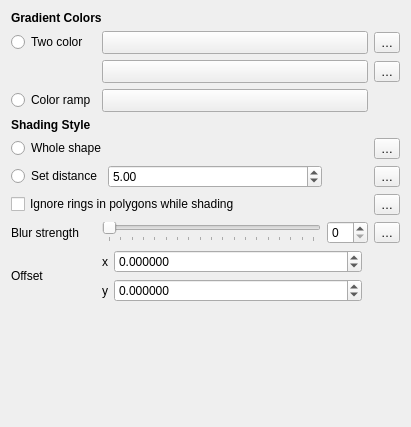
<?xml version="1.0" encoding="UTF-8"?>
<ui version="4.0">
 <class>WidgetShapeburstFill</class>
 <widget class="QWidget" name="WidgetShapeburstFill">
  <property name="geometry">
   <rect>
    <x>0</x>
    <y>0</y>
    <width>411</width>
    <height>427</height>
   </rect>
  </property>
  <property name="windowTitle">
   <string notr="true">Form</string>
  </property>
  <layout class="QGridLayout" name="gridLayout" columnstretch="0,1,0,0,0">
   <item row="9" column="0">
    <widget class="QLabel" name="label">
     <property name="text">
      <string>Blur strength</string>
     </property>
    </widget>
   </item>
   <item row="1" column="0">
    <widget class="QRadioButton" name="radioTwoColor">
     <property name="text">
      <string>Two color</string>
     </property>
    </widget>
   </item>
   <item row="3" column="1" colspan="3">
    <widget class="QgsColorRampButton" name="btnColorRamp">
     <property name="sizePolicy">
      <sizepolicy hsizetype="Expanding" vsizetype="Fixed">
       <horstretch>0</horstretch>
       <verstretch>0</verstretch>
      </sizepolicy>
     </property>
     <property name="minimumSize">
      <size>
       <width>120</width>
       <height>0</height>
      </size>
     </property>
     <property name="maximumSize">
      <size>
       <width>16777215</width>
       <height>16777215</height>
      </size>
     </property>
    </widget>
   </item>
   <item row="5" column="4">
    <widget class="QgsPropertyOverrideButton" name="mShadeWholeShapeDDBtn">
     <property name="text">
      <string>…</string>
     </property>
    </widget>
   </item>
   <item row="9" column="1" colspan="3">
    <layout class="QHBoxLayout" name="horizontalLayout_4">
     <item>
      <widget class="QSlider" name="mBlurSlider">
       <property name="maximum">
        <number>18</number>
       </property>
       <property name="pageStep">
        <number>3</number>
       </property>
       <property name="orientation">
        <enum>Qt::Horizontal</enum>
       </property>
       <property name="tickPosition">
        <enum>QSlider::TicksBelow</enum>
       </property>
       <property name="tickInterval">
        <number>1</number>
       </property>
      </widget>
     </item>
     <item>
      <widget class="QSpinBox" name="mSpinBlurRadius">
       <property name="sizePolicy">
        <sizepolicy hsizetype="Fixed" vsizetype="Fixed">
         <horstretch>1</horstretch>
         <verstretch>0</verstretch>
        </sizepolicy>
       </property>
       <property name="maximum">
        <number>18</number>
       </property>
      </widget>
     </item>
    </layout>
   </item>
   <item row="6" column="4">
    <widget class="QgsPropertyOverrideButton" name="mShadeDistanceDDBtn">
     <property name="text">
      <string>…</string>
     </property>
    </widget>
   </item>
   <item row="2" column="4">
    <widget class="QgsPropertyOverrideButton" name="mEndColorDDBtn">
     <property name="text">
      <string>…</string>
     </property>
    </widget>
   </item>
   <item row="0" column="0" colspan="4">
    <widget class="QLabel" name="label_2">
     <property name="font">
      <font>
       <weight>75</weight>
       <bold>true</bold>
      </font>
     </property>
     <property name="text">
      <string>Gradient Colors</string>
     </property>
    </widget>
   </item>
   <item row="6" column="0" colspan="4">
    <layout class="QHBoxLayout" name="horizontalLayout_3">
     <property name="spacing">
      <number>6</number>
     </property>
     <item>
      <widget class="QRadioButton" name="mRadioUseMaxDistance">
       <property name="text">
        <string>Set distance</string>
       </property>
      </widget>
     </item>
     <item>
      <widget class="QgsDoubleSpinBox" name="mSpinMaxDistance">
       <property name="sizePolicy">
        <sizepolicy hsizetype="Minimum" vsizetype="Fixed">
         <horstretch>1</horstretch>
         <verstretch>0</verstretch>
        </sizepolicy>
       </property>
       <property name="maximum">
        <double>999999999.000000000000000</double>
       </property>
       <property name="value">
        <double>5.000000000000000</double>
       </property>
       <property name="showClearButton" stdset="0">
        <bool>false</bool>
       </property>
      </widget>
     </item>
     <item>
      <spacer name="horizontalSpacer_3">
       <property name="orientation">
        <enum>Qt::Horizontal</enum>
       </property>
       <property name="sizeHint" stdset="0">
        <size>
         <width>40</width>
         <height>20</height>
        </size>
       </property>
      </spacer>
     </item>
     <item>
      <widget class="QgsUnitSelectionWidget" name="mDistanceUnitWidget" native="true">
       <property name="minimumSize">
        <size>
         <width>0</width>
         <height>0</height>
        </size>
       </property>
       <property name="focusPolicy">
        <enum>Qt::StrongFocus</enum>
       </property>
      </widget>
     </item>
    </layout>
   </item>
   <item row="10" column="0">
    <widget class="QLabel" name="label_6">
     <property name="text">
      <string>Offset</string>
     </property>
    </widget>
   </item>
   <item row="9" column="4">
    <widget class="QgsPropertyOverrideButton" name="mBlurRadiusDDBtn">
     <property name="text">
      <string>…</string>
     </property>
    </widget>
   </item>
   <item row="1" column="4">
    <widget class="QgsPropertyOverrideButton" name="mStartColorDDBtn">
     <property name="text">
      <string>…</string>
     </property>
    </widget>
   </item>
   <item row="8" column="0" colspan="4">
    <layout class="QHBoxLayout" name="horizontalLayout_6">
     <item>
      <widget class="QCheckBox" name="mIgnoreRingsCheckBox">
       <property name="text">
        <string>Ignore rings in polygons while shading</string>
       </property>
      </widget>
     </item>
     <item>
      <spacer name="horizontalSpacer_4">
       <property name="orientation">
        <enum>Qt::Horizontal</enum>
       </property>
       <property name="sizeHint" stdset="0">
        <size>
         <width>40</width>
         <height>20</height>
        </size>
       </property>
      </spacer>
     </item>
    </layout>
   </item>
   <item row="2" column="1" colspan="3">
    <widget class="QgsColorButton" name="btnChangeColor2">
     <property name="sizePolicy">
      <sizepolicy hsizetype="Expanding" vsizetype="Fixed">
       <horstretch>0</horstretch>
       <verstretch>0</verstretch>
      </sizepolicy>
     </property>
     <property name="minimumSize">
      <size>
       <width>120</width>
       <height>0</height>
      </size>
     </property>
     <property name="maximumSize">
      <size>
       <width>16777215</width>
       <height>16777215</height>
      </size>
     </property>
     <property name="text">
      <string/>
     </property>
    </widget>
   </item>
   <item row="8" column="4">
    <widget class="QgsPropertyOverrideButton" name="mIgnoreRingsDDBtn">
     <property name="text">
      <string>…</string>
     </property>
    </widget>
   </item>
   <item row="3" column="0">
    <widget class="QRadioButton" name="radioColorRamp">
     <property name="text">
      <string>Color ramp</string>
     </property>
    </widget>
   </item>
   <item row="1" column="1" colspan="3">
    <widget class="QgsColorButton" name="btnChangeColor">
     <property name="sizePolicy">
      <sizepolicy hsizetype="Expanding" vsizetype="Fixed">
       <horstretch>0</horstretch>
       <verstretch>0</verstretch>
      </sizepolicy>
     </property>
     <property name="minimumSize">
      <size>
       <width>120</width>
       <height>0</height>
      </size>
     </property>
     <property name="maximumSize">
      <size>
       <width>16777215</width>
       <height>16777215</height>
      </size>
     </property>
     <property name="text">
      <string/>
     </property>
    </widget>
   </item>
   <item row="10" column="1" colspan="3">
    <layout class="QGridLayout" name="gridLayout_2">
     <item row="0" column="0">
      <widget class="QLabel" name="label_4">
       <property name="text">
        <string>x</string>
       </property>
      </widget>
     </item>
     <item row="0" column="1">
      <widget class="QgsDoubleSpinBox" name="spinOffsetX">
       <property name="sizePolicy">
        <sizepolicy hsizetype="Minimum" vsizetype="Fixed">
         <horstretch>1</horstretch>
         <verstretch>0</verstretch>
        </sizepolicy>
       </property>
       <property name="decimals">
        <number>6</number>
       </property>
       <property name="minimum">
        <double>-99999999.989999994635582</double>
       </property>
       <property name="maximum">
        <double>99999999.989999994635582</double>
       </property>
       <property name="singleStep">
        <double>0.200000000000000</double>
       </property>
      </widget>
     </item>
     <item row="0" column="2" rowspan="2">
      <widget class="QgsUnitSelectionWidget" name="mOffsetUnitWidget" native="true">
       <property name="focusPolicy">
        <enum>Qt::StrongFocus</enum>
       </property>
      </widget>
     </item>
     <item row="1" column="0">
      <widget class="QLabel" name="label_5">
       <property name="text">
        <string>y</string>
       </property>
      </widget>
     </item>
     <item row="1" column="1">
      <widget class="QgsDoubleSpinBox" name="spinOffsetY">
       <property name="sizePolicy">
        <sizepolicy hsizetype="Minimum" vsizetype="Fixed">
         <horstretch>1</horstretch>
         <verstretch>0</verstretch>
        </sizepolicy>
       </property>
       <property name="decimals">
        <number>6</number>
       </property>
       <property name="minimum">
        <double>-99999999.989999994635582</double>
       </property>
       <property name="maximum">
        <double>99999999.989999994635582</double>
       </property>
       <property name="singleStep">
        <double>0.200000000000000</double>
       </property>
      </widget>
     </item>
    </layout>
   </item>
   <item row="5" column="0" colspan="4">
    <layout class="QHBoxLayout" name="horizontalLayout_5">
     <item>
      <widget class="QRadioButton" name="mRadioUseWholeShape">
       <property name="text">
        <string>Whole shape</string>
       </property>
      </widget>
     </item>
     <item>
      <spacer name="horizontalSpacer_2">
       <property name="orientation">
        <enum>Qt::Horizontal</enum>
       </property>
       <property name="sizeHint" stdset="0">
        <size>
         <width>40</width>
         <height>20</height>
        </size>
       </property>
      </spacer>
     </item>
    </layout>
   </item>
   <item row="4" column="0" colspan="4">
    <widget class="QLabel" name="label_3">
     <property name="font">
      <font>
       <weight>75</weight>
       <bold>true</bold>
      </font>
     </property>
     <property name="text">
      <string>Shading Style</string>
     </property>
    </widget>
   </item>
   <item row="11" column="0">
    <spacer name="verticalSpacer">
     <property name="orientation">
      <enum>Qt::Vertical</enum>
     </property>
     <property name="sizeHint" stdset="0">
      <size>
       <width>20</width>
       <height>40</height>
      </size>
     </property>
    </spacer>
   </item>
  </layout>
  <zorder>btnColorRamp</zorder>
  <zorder>label</zorder>
  <zorder>label_6</zorder>
  <zorder>label_2</zorder>
  <zorder>radioTwoColor</zorder>
  <zorder>radioColorRamp</zorder>
  <zorder>label_3</zorder>
  <zorder>mStartColorDDBtn</zorder>
  <zorder>mEndColorDDBtn</zorder>
  <zorder>btnChangeColor</zorder>
  <zorder>btnChangeColor2</zorder>
  <zorder>mShadeWholeShapeDDBtn</zorder>
  <zorder>mShadeDistanceDDBtn</zorder>
  <zorder>mIgnoreRingsDDBtn</zorder>
  <zorder>mBlurRadiusDDBtn</zorder>
 </widget>
 <customwidgets>
  <customwidget>
   <class>QgsColorButton</class>
   <extends>QToolButton</extends>
   <header>qgscolorbutton.h</header>
   <container>1</container>
  </customwidget>
  <customwidget>
   <class>QgsPropertyOverrideButton</class>
   <extends>QToolButton</extends>
   <header>qgspropertyoverridebutton.h</header>
  </customwidget>
  <customwidget>
   <class>QgsDoubleSpinBox</class>
   <extends>QDoubleSpinBox</extends>
   <header>qgsdoublespinbox.h</header>
  </customwidget>
  <customwidget>
   <class>QgsUnitSelectionWidget</class>
   <extends>QWidget</extends>
   <header>qgsunitselectionwidget.h</header>
   <container>1</container>
  </customwidget>
  <customwidget>
   <class>QgsColorRampButton</class>
   <extends>QToolButton</extends>
   <header>qgscolorrampbutton.h</header>
   <container>1</container>
  </customwidget>
 </customwidgets>
 <tabstops>
  <tabstop>radioTwoColor</tabstop>
  <tabstop>btnChangeColor</tabstop>
  <tabstop>mStartColorDDBtn</tabstop>
  <tabstop>btnChangeColor2</tabstop>
  <tabstop>mEndColorDDBtn</tabstop>
  <tabstop>radioColorRamp</tabstop>
  <tabstop>btnColorRamp</tabstop>
  <tabstop>mRadioUseWholeShape</tabstop>
  <tabstop>mShadeWholeShapeDDBtn</tabstop>
  <tabstop>mRadioUseMaxDistance</tabstop>
  <tabstop>mSpinMaxDistance</tabstop>
  <tabstop>mDistanceUnitWidget</tabstop>
  <tabstop>mShadeDistanceDDBtn</tabstop>
  <tabstop>mIgnoreRingsCheckBox</tabstop>
  <tabstop>mIgnoreRingsDDBtn</tabstop>
  <tabstop>mBlurSlider</tabstop>
  <tabstop>mSpinBlurRadius</tabstop>
  <tabstop>mBlurRadiusDDBtn</tabstop>
  <tabstop>spinOffsetX</tabstop>
  <tabstop>mOffsetUnitWidget</tabstop>
  <tabstop>spinOffsetY</tabstop>
 </tabstops>
 <resources/>
 <connections>
  <connection>
   <sender>mRadioUseMaxDistance</sender>
   <signal>toggled(bool)</signal>
   <receiver>mSpinMaxDistance</receiver>
   <slot>setEnabled(bool)</slot>
   <hints>
    <hint type="sourcelabel">
     <x>115</x>
     <y>160</y>
    </hint>
    <hint type="destinationlabel">
     <x>284</x>
     <y>163</y>
    </hint>
   </hints>
  </connection>
  <connection>
   <sender>radioTwoColor</sender>
   <signal>toggled(bool)</signal>
   <receiver>btnChangeColor</receiver>
   <slot>setEnabled(bool)</slot>
   <hints>
    <hint type="sourcelabel">
     <x>67</x>
     <y>40</y>
    </hint>
    <hint type="destinationlabel">
     <x>179</x>
     <y>43</y>
    </hint>
   </hints>
  </connection>
  <connection>
   <sender>radioColorRamp</sender>
   <signal>toggled(bool)</signal>
   <receiver>btnColorRamp</receiver>
   <slot>setEnabled(bool)</slot>
   <hints>
    <hint type="sourcelabel">
     <x>72</x>
     <y>80</y>
    </hint>
    <hint type="destinationlabel">
     <x>301</x>
     <y>83</y>
    </hint>
   </hints>
  </connection>
  <connection>
   <sender>radioTwoColor</sender>
   <signal>toggled(bool)</signal>
   <receiver>btnChangeColor2</receiver>
   <slot>setEnabled(bool)</slot>
   <hints>
    <hint type="sourcelabel">
     <x>67</x>
     <y>40</y>
    </hint>
    <hint type="destinationlabel">
     <x>289</x>
     <y>43</y>
    </hint>
   </hints>
  </connection>
 </connections>
 <designerdata>
  <property name="gridDeltaX">
   <number>10</number>
  </property>
  <property name="gridDeltaY">
   <number>10</number>
  </property>
  <property name="gridSnapX">
   <bool>true</bool>
  </property>
  <property name="gridSnapY">
   <bool>true</bool>
  </property>
  <property name="gridVisible">
   <bool>true</bool>
  </property>
 </designerdata>
</ui>
